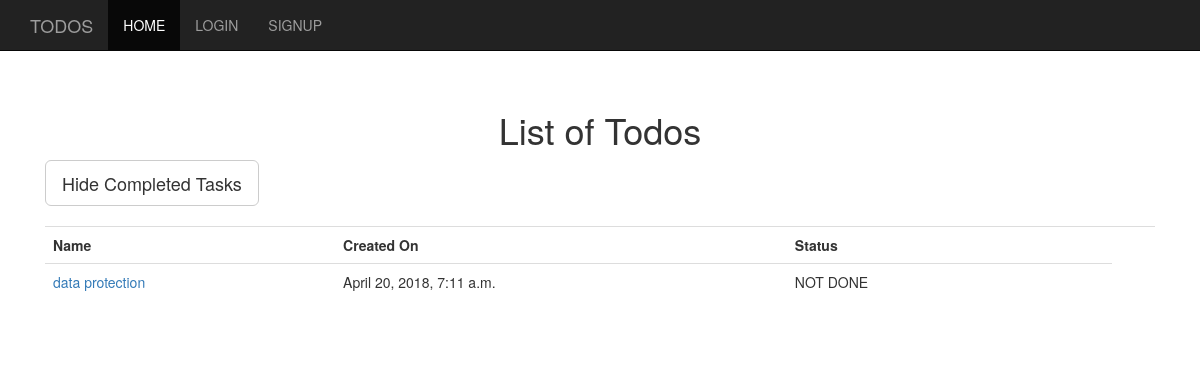
The app's page /todos/completed/ with its own data.
### todos/models.py (models this page shows, shortened)
class Todo(models.Model):
    user = models.ForeignKey(User,on_delete=models.CASCADE)
    name = models.CharField(max_length=255)
    description = models.TextField()
    created_at = models.DateTimeField(default=timezone.now)
    class Meta:
        ordering = ['-created_at']

class Status(models.Model):
    user = models.ForeignKey(User,on_delete=models.CASCADE)
    todo = models.ForeignKey(Todo,on_delete=models.CASCADE)
    status = models.CharField(max_length=255,
                            choices=statuses,default='NOT DONE')
    changed_at = models.DateTimeField(default=timezone.now)

### todos/views.py (the view)
# urls.py: path('completed/',TodoCompletedView.as_view(),name='completed'),
class TodoCompletedView(ListView):
    model = Todo
    template_name = 'index.html'
    def get_queryset(self):
        result = Todo.objects.exclude(status__status='DONE')
        if result:
            return result
        else:
            return Todo.objects.all()

### templates/index.html (shortened to what this page needs)
{% extends 'layout.html' %}
{% block content %}
<h1>List of Todos</h1>
<div class='text-left'>
<a href='{% url 'todos:completed' %}' class='btn btn-default btn-lg'>Hide Completed Tasks</a>
</div>
<br>
{% if not object_list %}
    <p>There are no todos</p>
{% else %}
<table class="table">
    <tr>
        <th>Name</th>
        <th>Created On</th>
        <th>Status</th>
        <th></th>
        <th></th>
        <th></th>
    </tr>
    {% for todo in object_list %}
    <tr class='text-left'>
        <td><a href='{% url 'todos:detail' pk=todo.pk %}'>{{todo.name}}</a></td>
        <td>{{todo.created_at}}</td>
        {% for task in todo.status_set.all %}
            {% if task.status == 'NOT DONE' %}
                <td>{{task.status}}</td>
            {% else %}
                <td>{{task.status}}</td>
                <td>CLOSED BY: {{task.user}}</td>
            {% endif %}
        {% endfor %}
        {% if user == todo.user%}
            <td><a href='{% url 'todos:edit' pk=todo.id %}'>EDIT</a></td>
            <td><a href='{% url 'todos:delete' pk=todo.id %}'>DELETE</a></td>
        {% else %}
            <td></td>
            <td></td>
        {% endif%}
    </tr>
    {% endfor %}
</table>
{% endif %}
{% endblock %}

### static/css/starter-template.css (style rules this page uses)
body { padding-top: 50px; }

### records on screen
Todo: name "data protection", created_at "April 20, 2018, 7:11 a.m."
Status: status "NOT DONE"
